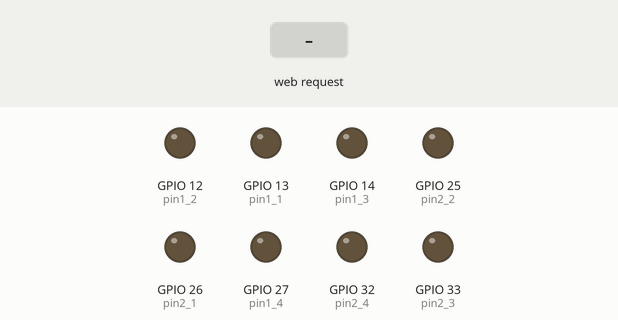
Simulated run of this sketch. Board: ESP32. On the bench: output pins drawn as LEDs (lit = HIGH). The inputs (shaded band) are chosen by the test bench.

Above: at 1.2 s.
1.3 s: HTTP request GET /frente received
At 1.6 s:
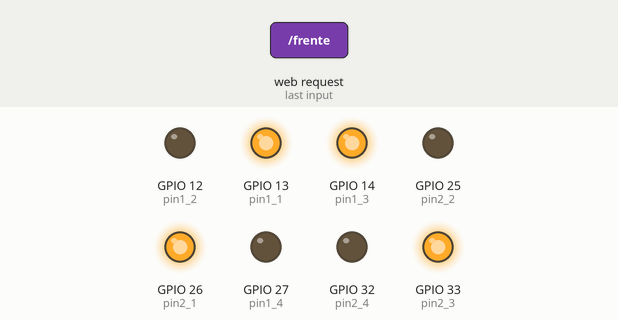
2.8 s: HTTP request GET /tras received
At 4.0 s:
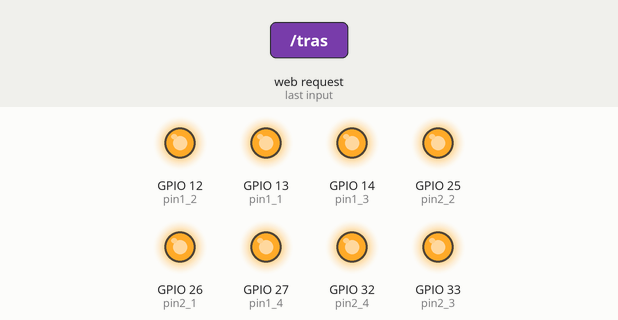
4.3 s: HTTP request GET /frente received
At 5.1 s:
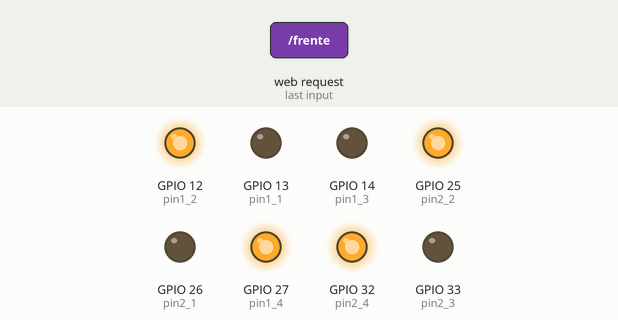
Timing chart, 0 to 7.3 s (numbered marks = the images above; inputs shaded):
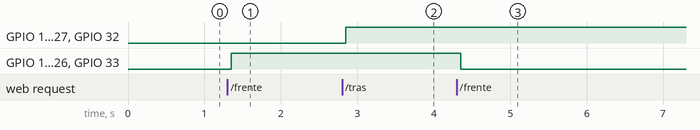

Measured:
- after the input at 1.3 s, GPIO 13 (pin1_1), GPIO 14 (pin1_3), GPIO 26 (pin2_1), GPIO 33 (pin2_3): LOW → HIGH after 0.05 s
- after the input at 2.8 s, GPIO 12 (pin1_2), GPIO 25 (pin2_2), GPIO 27 (pin1_4), GPIO 32 (pin2_4): LOW → HIGH after 0.05 s
- after the input at 4.3 s, GPIO 13 (pin1_1), GPIO 14 (pin1_3), GPIO 26 (pin2_1), GPIO 33 (pin2_3): HIGH → LOW after 0.05 s

The sketch:

comunicacao_esp.ino
```cpp
#include <WiFi.h>
#include <HTTPClient.h>
#include <ESPAsyncWebServer.h>
#include <ArduinoJson.h>


int pin1_1 = 13;
int pin1_2 = 12;
int pin1_3 = 14;
int pin1_4 = 27;

int pin2_1 = 26;
int pin2_2 = 25;
int pin2_3 = 33;
int pin2_4 = 32;

const char* ssid = "Venture";
const char* password = "123456789";

AsyncWebServer server(80);

void alternar_frente(){
  digitalWrite(pin1_1, !digitalRead(pin1_1));
  digitalWrite(pin1_3, !digitalRead(pin1_3));
  digitalWrite(pin2_1, !digitalRead(pin2_1));
  digitalWrite(pin2_3, !digitalRead(pin2_3));
}

void alternar_tras(){
  digitalWrite(pin1_2, !digitalRead(pin1_2));
  digitalWrite(pin1_4, !digitalRead(pin1_4));
  digitalWrite(pin2_2, !digitalRead(pin2_2));
  digitalWrite(pin2_4, !digitalRead(pin2_4));
}

void setup() {
  pinMode(pin1_1, OUTPUT);
  pinMode(pin1_2, OUTPUT);
  pinMode(pin1_3, OUTPUT);
  pinMode(pin1_4, OUTPUT);

  pinMode(pin2_1, OUTPUT);
  pinMode(pin2_2, OUTPUT);
  pinMode(pin2_3, OUTPUT);
  pinMode(pin2_4, OUTPUT);

  Serial.begin(115200);
  WiFi.mode(WIFI_MODE_AP);
  WiFi.softAP(ssid, password);

  server.on("/frente", HTTP_GET, [](AsyncWebServerRequest * request) {
    alternar_frente();
    request->send(200, "text/plain", "Alternar andando para frente.");
  });

  server.on("/tras", HTTP_GET, [](AsyncWebServerRequest * request) {
    alternar_tras();
    request->send(200, "text/plain", "Alternar andando para trás.");
  });

  server.begin();

}

void loop() {}
```
